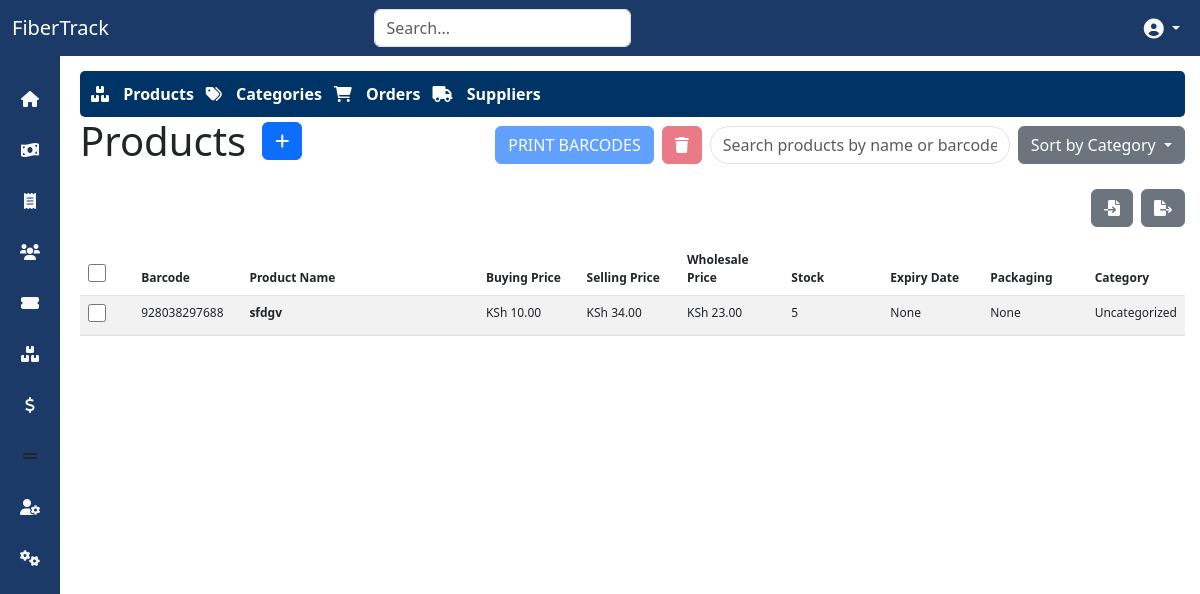
Screenshot of /inventory/ (signed in) with the database file from the repository.
### inventory/models.py (models this page shows, shortened)
class Product(models.Model):
    name = models.CharField(max_length=255)
    barcode = models.CharField(max_length=255, blank=True, null=True, unique=True)
    buying_price = models.DecimalField(max_digits=10, decimal_places=2)
    selling_price = models.DecimalField(max_digits=10, decimal_places=2)
    wholesale_price = models.DecimalField(max_digits=10, decimal_places=2, blank=True, null=True)  # Optional
    stock_quantity = models.PositiveIntegerField(default=0)
    low_stock_threshold = models.PositiveIntegerField(default=0)  # To trigger low stock alert
    packaging_type = models.CharField(max_length=50, blank=True, null=True)
    expiry_date = models.DateField(blank=True, null=True)
    created_at = models.DateTimeField(auto_now_add=True)
    category = models.ForeignKey(Category, null=True, blank=True, on_delete=models.SET_NULL)

### inventory/views.py (the view)
# urls.py: path('', views.product_list, name='product_list'),
@login_required(login_url='/auth_app/login/')
def product_list(request):
    query = request.GET.get('q', '')
    category_id = request.GET.get('category', 'all')
    if category_id != 'all' and category_id:
        products = Product.objects.filter(category_id=category_id)
    else:
        products = Product.objects.all()
    if query:
        products = products.filter(name__icontains=query) | products.filter(barcode__icontains=query)
    products = products.annotate(total_stock=Sum('batches__quantity'))
    per_page = request.GET.get('per_page', 25)
    paginator = Paginator(products, per_page)
    page_number = request.GET.get('page')
    page_obj = paginator.get_page(page_number)
    categories = Category.objects.all()
    return render(request, 'inventory/product_list.html', {
        'page_obj': page_obj,
        'query': query,
        'per_page': per_page,
        'categories': categories,
        'selected_category': category_id,
    })

### inventory/templates/inventory/product_list.html (shortened to what this page needs)
{% extends 'base.html' %}
{% block content %}
<div>
    {% include 'inventory/inventory_navbar.html' %}
    <div class="d-flex justify-content-between align-items-center">
        <h1 class="d-flex align-items-center">Products
            <button class="btn btn-primary ms-3" data-bs-toggle="modal" data-bs-target="#productModal" title="Add Product">
                <i class="fas fa-plus"></i>
            </button>
        </h1>
        <div class="d-flex align-items-center">
            <button class="btn btn-primary me-2" id="printBarcodesBtn" disabled onclick="printSelectedBarcodes()">
                PRINT BARCODES
            </button>
            <button class="btn btn-danger me-2" id="deleteSelectedBtn" disabled data-bs-toggle="modal" data-bs-target="#deleteModal">
                <i class="fas fa-trash"></i>
            </button>
            <div class="me-2">
                <input type="text" id="live-search" placeholder="Search products by name or barcode" class="form-control rounded-pill" style="width: 300px;">
            </div>
            <div class="dropdown">
                <button class="btn btn-secondary dropdown-toggle" type="button" id="categoryDropdown" data-bs-toggle="dropdown" aria-expanded="false">
                    Sort by Category
                </button>
            </div>
        </div>
    </div>
    <div class="d-flex justify-content-end align-items-center mt-3">
        <button class="btn btn-secondary me-2" data-bs-toggle="modal" data-bs-target="#importProductModal" title="Import Products">
            <i class="fas fa-file-import"></i>
        </button>
        <button class="btn btn-secondary" onclick="window.location.href='{% url 'export_products' %}'" title="Export Products">
            <i class="fas fa-file-export"></i>
        </button>
    </div>
    <form id="bulkDeleteForm" method="post" action="{% url 'delete_selected_products' %}">
        <div class="table-responsive">
            <table class="table table-hover table-striped mt-3" id="productTable" style="font-size: 75%;">
                <thead class="bg-primary text-white">
                    <tr>
                        <th style="width: 5%;"><input type="checkbox" id="select-all"></th>
                        <th style="width: 10%;">Barcode</th>
                        <th style="width: 25%;">Product Name</th>
                        <th style="width: 10%;">Buying Price</th>
                        <th style="width: 10%;">Selling Price</th>
                        <th style="width: 10%;">Wholesale Price</th>
                        <th style="width: 10%;">Stock</th>
                        <th style="width: 10%;">Expiry Date</th>
                        <th style="width: 10%;">Packaging</th>
                        <th style="width: 10%;">Category</th>
                    </tr>
                </thead>
                <tbody id="product-list">
                    {% for product in page_obj %}
                    <tr onclick="window.location.href='{% url 'edit_product' product.id %}'">
                        <td><input type="checkbox" name="selected_products" value="{{ product.id }}" class="product-checkbox" onclick="event.stopPropagation();"></td>
                        <td>{{ product.barcode }}</td>
                        <td style="font-weight: bold;">{{ product.name }}</td>
                        <td>KSh {{ product.buying_price }}</td>
                        <td>KSh {{ product.selling_price }}</td>
                        <td>{% if product.wholesale_price %} KSh {{ product.wholesale_price }} {% else %} N/A {% endif %}</td>
                        <td>{{ product.stock_quantity }}</td>
                        <td>{{ product.expiry_date }}</td>
                        <td>{{ product.packaging_type }}</td>
                        <td>{% if product.category %}{{ product.category.name }}{% else %}Uncategorized{% endif %}</td>
                    </tr>
                    {% endfor %}
                </tbody>
            </table>
        </div>
    </form>
</div>
{% endblock %}

### static/css/style.css (style rules this page uses)
:root { --dark-blue: #1b3a67; --dark-red: #8b0000; --light-gray: #f8f9fa; }
body { background-color: var(--light-gray); }
form input, form select, form textarea { border: 1px solid #ced4da; border-radius: 5px; padding: 10px; box-shadow: none; transition: border-color 0.3s ease, box-shadow 0.3s ease; }
button { border-radius: 5px; transition: all 0.3s ease; }
input[type="checkbox"], input[type="radio"] { width: 18px; height: 18px; border-radius: 50%; background-color: #f8f9fa; margin-right: 10px; }

### inventory/templates/inventory/inventory_navbar.html (style rules this page uses)
:root { --primary-color: #003366; --secondary-color: #8B0000; --hover-color: #4d4dff; }

### rows the page displays
Product: barcode "928038297688", name "sfdgv", buying_price "10.00", selling_price "34.00", wholesale_price "23.00", stock_quantity "5", expiry_date "None", packaging_type "None", shows "Uncategorized"
